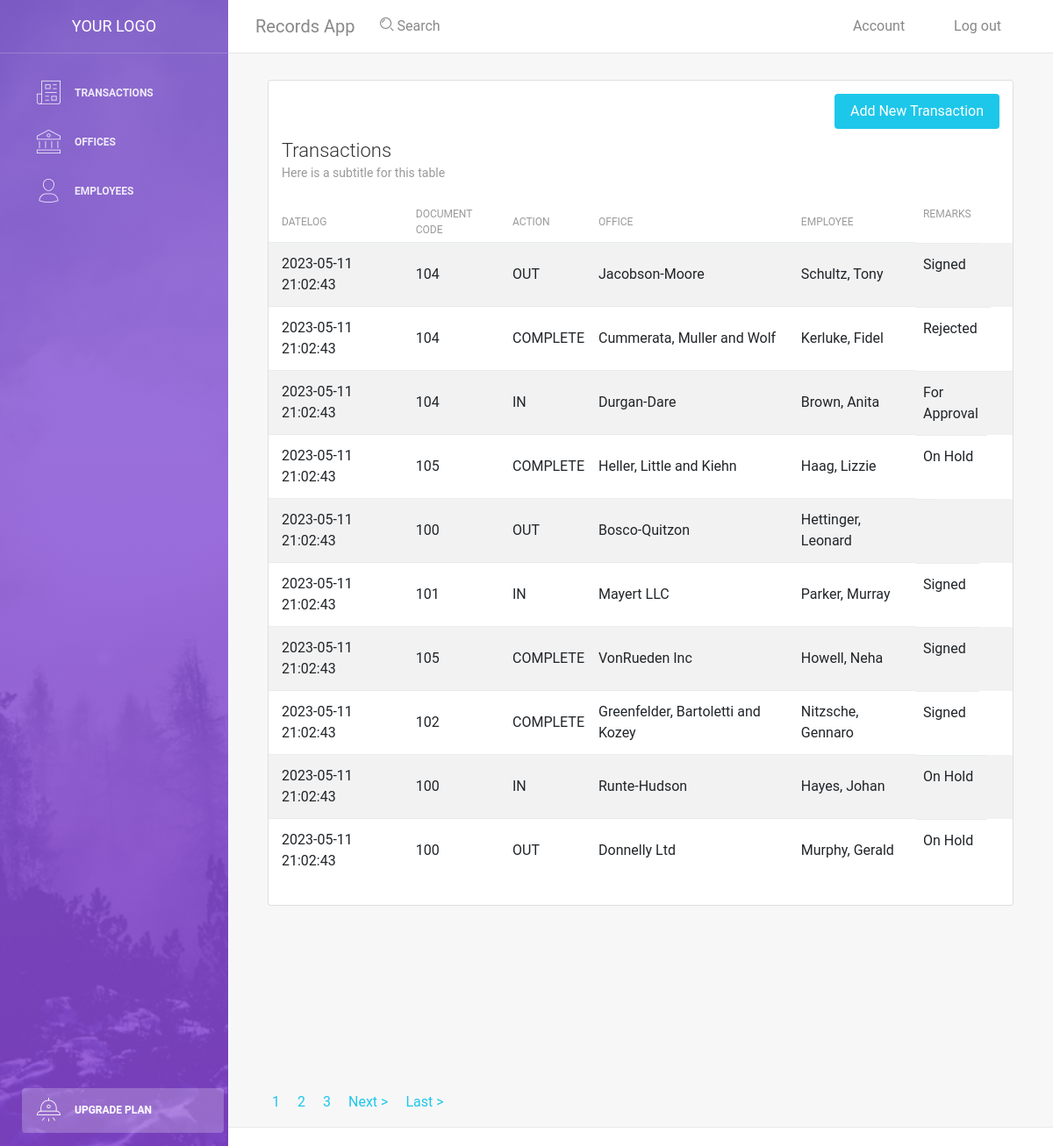
Screenshot of /transactions.php with the database file from the repository.
### tables this page shows
CREATE TABLE `transaction` (
  `id` int NOT NULL AUTO_INCREMENT,
  `employee_id` int DEFAULT NULL,
  `office_id` int DEFAULT NULL,
  `datelog` datetime DEFAULT CURRENT_TIMESTAMP,
  `action` enum('IN','OUT','COMPLETE') DEFAULT NULL,
  `remarks` varchar(100) DEFAULT NULL,
  `documentcode` varchar(45) NOT NULL,
  PRIMARY KEY (`id`)
);

CREATE TABLE `office` (
  `id` int NOT NULL AUTO_INCREMENT,
  `name` varchar(45) NOT NULL,
  `contactnum` varchar(45) DEFAULT NULL,
  `email` varchar(45) DEFAULT NULL,
  `address` varchar(45) DEFAULT NULL,
  `city` varchar(45) DEFAULT NULL,
  `country` varchar(45) DEFAULT NULL,
  `postal` int DEFAULT NULL,
  PRIMARY KEY (`id`)
);

### transactions.php (the view, shortened to what this page needs)
<!DOCTYPE html>
<html lang="en">
<head>
    <link rel="stylesheet" href="https://maxcdn.bootstrapcdn.com/font-awesome/latest/css/font-awesome.min.css" />
    <link href="assets/css/bootstrap.min.css" rel="stylesheet" />
    <link href="assets/css/light-bootstrap-dashboard.css?v=2.0.0 " rel="stylesheet" />
    <link href="assets/css/demo.css" rel="stylesheet" />
</head>
<body>
    <?php
    require('config/db.php');
    $result_per_page = 10;
    $query = "SELECT * FROM transaction";
    $result = mysqli_query($conn, $query);
    $number_of_result = mysqli_num_rows($result);
    $number_of_page = ceil($number_of_result / $result_per_page);
    if (!isset($_GET['page'])) {
        $page = 1;
    } else {
        $page = $_GET['page'];
    }
    $page_first_result = ($page - 1) * $result_per_page;
    $query = 'SELECT transaction.datelog, transaction.documentcode, transaction.action, office.name as office_name, CONCAT(employee.lastname, ", ", employee.firstname) as fullname, transaction.remarks
FROM transaction
JOIN office ON transaction.office_id = office.id
JOIN employee ON transaction.employee_id = employee.id
ORDER BY transaction.id LIMIT ' . $page_first_result . ',' . $result_per_page . '';
    $result = mysqli_query($conn, $query);
    $transactions = mysqli_fetch_all($result, MYSQLI_ASSOC);
    ?>
    <div class="wrapper">
        <?php include('includes/sidebar.php') ?>
        <div class="main-panel">
            <?php include('includes/navbar.php') ?>
            <div class="content">
                <div class="container-fluid">
                    <div class="section">
                        <div class="col-md-12">
                            <div class="card strpied-tabled-with-hover">
                                <div class="card-header ">
                                    <div class="addbutton" style="margin-bottom: 50px">
                                        <a href="add-transaction.php">
                                            <button type="submit" name="adds"
                                                class="btn btn-info btn-fill pull-right">Add New Transaction</button>
                                        </a>
                                    </div>
                                    <h4 class="card-title">Transactions</h4>
                                    <p class="card-category">Here is a subtitle for this table</p>
                                </div>
                                <div class="card-body table-full-width table-responsive">
                                    <table class="table table-hover table-striped">
                                        <thead>
                                            <th>Datelog</th>
                                            <th>Document Code</th>
                                            <th>Action</th>
                                            <th>Office</th>
                                            <th>Employee</th>
                                            <th>Remarks</th>
                                        </thead>
                                        <tbody>
                                            <?php foreach ($transactions as $transaction): ?>
                                                <tr>
                                                    <td>
                                                        <?php echo $transaction['datelog']; ?>
                                                    </td>
                                                    <td>
                                                        <?php echo $transaction['documentcode']; ?>
                                                    </td>
                                                    <td>
                                                        <?php echo $transaction['action']; ?>
                                                    </td>
                                                    <td>
                                                        <?php echo $transaction['office_name']; ?>
                                                    </td>
                                                    <td>
                                                        <?php echo $transaction['fullname']; ?>
                                                    </td>
                                                    <td>
                                                        <?php echo $transaction['remarks']; ?>
                                                    </td>
                                                </tr>
                                            <?php endforeach ?>
                                        </tbody>
                                    </table>
                                </div>
                            </div>
                        </div>
                    </div>
                </div>
            </div>
            <div class="table-paginate">
                <ul>
                    <?php for ($i = max(1, $page - 2); $i <= min($page + 2, $number_of_page); $i++): ?>
                        <li>
                            <a href="transactions.php?page=<?php echo $i; ?>">
                                <?php echo $i; ?>
                            </a>
                        </li>
                    <?php endfor; ?>
                    <?php if ($page < $number_of_page): ?>
                        <li>
                            <a href="transactions.php?page=<?php echo $page + 1; ?>">
                                Next >
                            </a>
                        </li>
                    <?php endif; ?>
                    <?php if ($page < $number_of_page - 2): ?>
                        <li>
                            <a href="transactions.php?page=<?php echo $number_of_page; ?>">
                                Last >
                            </a>
                        </li>
                    <?php endif; ?>
                </ul>
            </div>
            <footer class="footer">
                <div class="container-fluid">
                    <nav>
                        <ul class="footer-menu">
                            <li>
                                <a href="#">
                                </a>
                            </li>
                            <li>
                                <a href="#">
                                </a>
                            </li>
                            <li>
                                <a href="#">
                                </a>
                            </li>
                            <li>
                                <a href="#">
                                </a>
                            </li>
                        </ul>
                        <p class="copyright text-center">
                        </p>
                    </nav>
                </div>
            </footer>
        </div>
    </div>
</body>
</html>

### transactions.php (style rules this page uses)
ul { display: flex; list-style: none; }
li { margin: 0 10px; }

### rows the page displays
transaction: datelog "2023-05-11 21:02:43", documentcode "104", action "OUT", office.name "Jacobson-Moore", fullname "Schultz, Tony", remarks "Signed"
transaction: datelog "2023-05-11 21:02:43", documentcode "104", action "COMPLETE", office.name "Cummerata, Muller and Wolf", fullname "Kerluke, Fidel", remarks "Rejected"
transaction: datelog "2023-05-11 21:02:43", documentcode "104", action "IN", office.name "Durgan-Dare", fullname "Brown, Anita", remarks "For Approval"
transaction: datelog "2023-05-11 21:02:43", documentcode "105", action "COMPLETE", office.name "Heller, Little and Kiehn", fullname "Haag, Lizzie", remarks "On Hold"
transaction: datelog "2023-05-11 21:02:43", documentcode "100", action "OUT", office.name "Bosco-Quitzon", fullname "Hettinger, Leonard"
transaction: datelog "2023-05-11 21:02:43", documentcode "101", action "IN", office.name "Mayert LLC", fullname "Parker, Murray", remarks "Signed"
transaction: datelog "2023-05-11 21:02:43", documentcode "105", action "COMPLETE", office.name "VonRueden Inc", fullname "Howell, Neha", remarks "Signed"
transaction: datelog "2023-05-11 21:02:43", documentcode "102", action "COMPLETE", office.name "Greenfelder, Bartoletti and Kozey", fullname "Nitzsche, Gennaro", remarks "Signed"
transaction: datelog "2023-05-11 21:02:43", documentcode "100", action "IN", office.name "Runte-Hudson", fullname "Hayes, Johan", remarks "On Hold"
transaction: datelog "2023-05-11 21:02:43", documentcode "100", action "OUT", office.name "Donnelly Ltd", fullname "Murphy, Gerald", remarks "On Hold"
